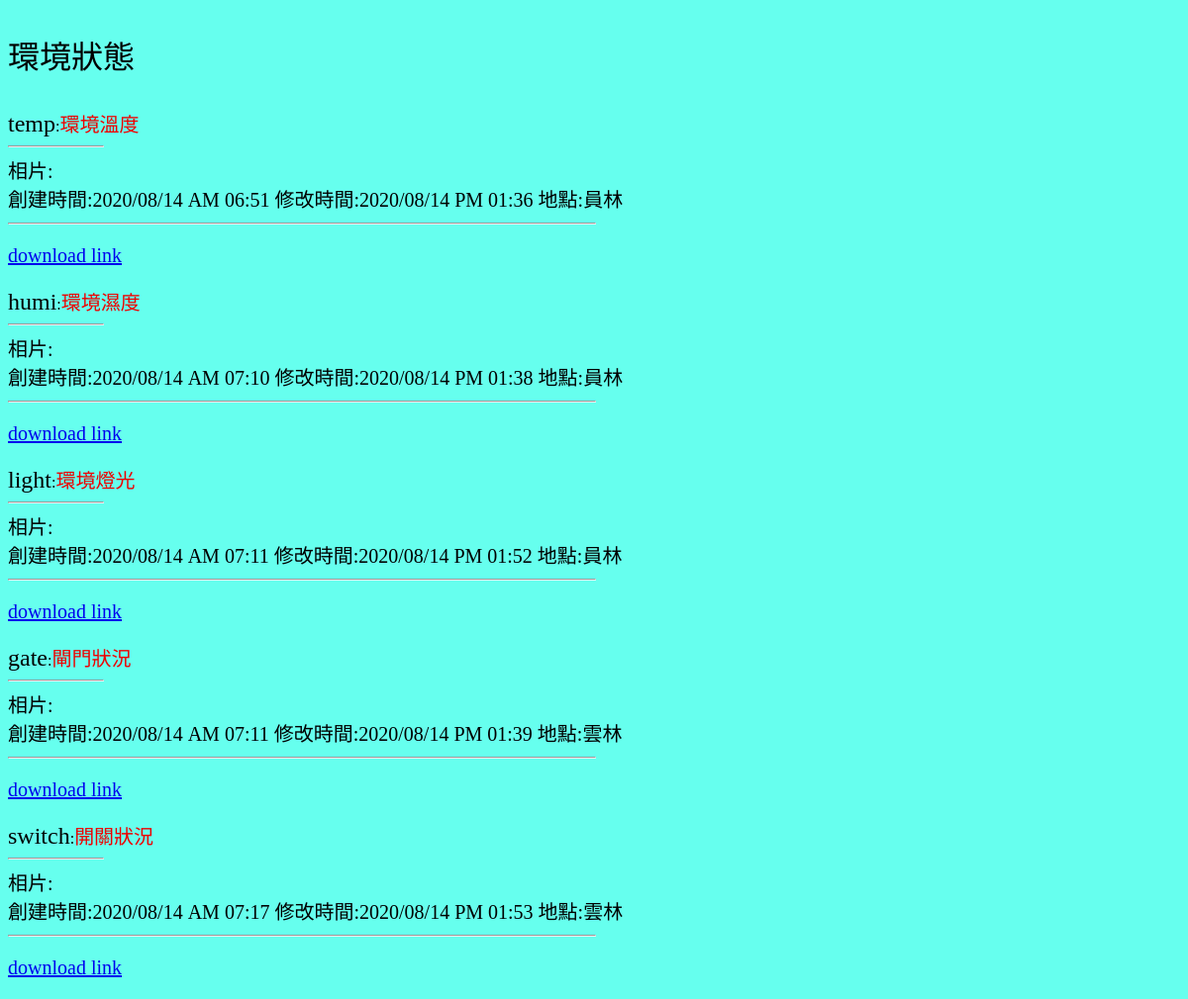
Page /homepage/ on the committed database.
### home/models.py (models this page shows, shortened)
class Post(models.Model):
    title = models.CharField(max_length=100)            #標題
    content = models.TextField(blank=True)              #內文
    photo = models.URLField(blank=True)                 #照片
    location = models.CharField(max_length=100)         #地點
    created_at = models.DateTimeField(auto_now_add=True)#建立時間
    changed_at = models.DateTimeField(auto_now=True)    #修改時間
    class Meta:
        db_table = "Post"

### home/views.py (the view)
# urls.py: path('homepage/', homepage),
def homepage(request):
    postlist=Post.objects.all()
    return render(request, 'home.html',{'postlist': postlist,})

### home/templates/home.html (shortened to what this page needs)
<!DOCTYPE html>
<html lang="en">
  <head>
  </head>
  <body>
    <div class='header'>
		<p class="big">環境狀態</>
	<div class='container'>
		{% for post in postlist %}
		<div class='topic'>
			<span class="title">{{ post.title }}</span>:<span id="red" class="content">{{ post.content }}</span>
			<hr width=8% align=left>
				{% if post.photo %}
			<div class='thumbnail'>
				<span class="content">相片:<img src="{{ post.photo }}" alt=""></span>
				{% else %}
				<div class="thumbnail thumbnail-default">
				{% endif %}
					<div class='content'>
						<div class='timeandiocation'>
							<span class="content">
							創建時間:{{ post.created_at|date:"Y/m/d  A h:i" }}
							修改時間:{{ post.changed_at|date:"Y/m/d  A h:i" }}
							地點:{{ post.location }}
							</span>
							<hr width=50% align=left>
							<p> <a href= "/gettopic/"> download link</a> </p>
						</div>
					</div>
				</div>
			</div>
		</div>
	</div>
		{% endfor %}
  </body>
</html>

### home/templates/home.html (style rules this page uses)
body { background-color: #66ffee; }
#red { color:#ee0000 }
.title { font-size:24px; font-family:"Times News Roman" font-family:"微軟正黑體" font-weight:bold }
.content { font-size:20px; font-family:"微軟正黑體" }
.big { font-size:32px; font-family:"微軟正黑體" font-weight:900 }

### rows in the picture
Post: title "temp", content "環境溫度", created_at "2020/08/14 AM 06:51", changed_at "2020/08/14 PM 01:36", location "員林"
Post: title "humi", content "環境濕度", created_at "2020/08/14 AM 07:10", changed_at "2020/08/14 PM 01:38", location "員林"
Post: title "light", content "環境燈光", created_at "2020/08/14 AM 07:11", changed_at "2020/08/14 PM 01:52", location "員林"
Post: title "gate", content "閘門狀況", created_at "2020/08/14 AM 07:11", changed_at "2020/08/14 PM 01:39", location "雲林"
Post: title "switch", content "開關狀況", created_at "2020/08/14 AM 07:17", changed_at "2020/08/14 PM 01:53", location "雲林"
